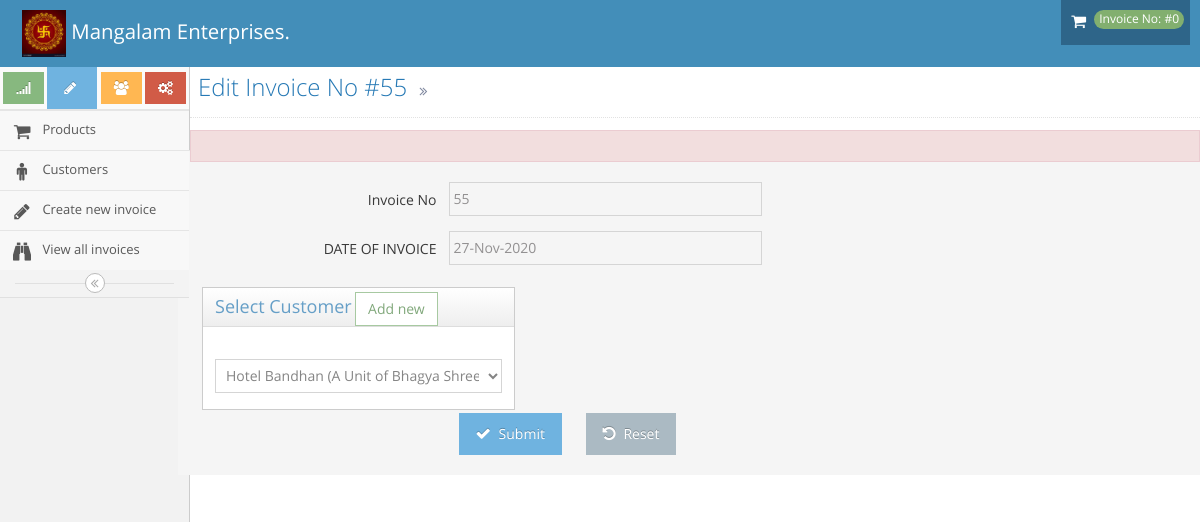
/invoice/change_party/81, run on the app's committed database.
### tables this page shows
CREATE TABLE `invoice` (
  `id` int(11) NOT NULL,
  `customer_id` int(11) NOT NULL,
  `created_at` datetime NOT NULL DEFAULT CURRENT_TIMESTAMP,
  `invoice_no` int(11) NOT NULL,
  `date` date DEFAULT NULL,
  `total` float DEFAULT NULL
);

CREATE TABLE `customer` (
  `id` int(11) NOT NULL,
  `name` varchar(200) NOT NULL,
  `email` varchar(100) NOT NULL,
  `contact` varchar(20) NOT NULL,
  `address` longtext NOT NULL,
  `pincode` varchar(10) NOT NULL,
  `city` varchar(100) NOT NULL,
  `state` varchar(100) NOT NULL,
  `gst_no` varchar(100) NOT NULL,
  `pan` varchar(19) DEFAULT NULL
);

### application/helpers/functions_helper.php (called while the page is built, shortened)
<?php
function _getAdminLoadView($template_name, $data = array()) {
          $CI = & get_instance();
          $CI->load->view('header', $data);
          $CI->load->view($template_name, $data);
}
?>

### application/controllers/invoice.php (called while the page is built, shortened)
<?php
class Invoice extends CI_Controller {
	public function change_party($inv_id){
		$inv_data = $this->General_Model->getDataByCond('invoice',array('id' => $inv_id ));
		$data['customer_data'] = $this->General_Model->getAllData('customer');
		$data['inv_data'] = $inv_data[0];
		_getAdminLoadView('change_party',$data);
	}
}

### index.php (called while the page is built, shortened)
<?php
require_once BASEPATH.'core/CodeIgniter.php';

### application/models/General_Model.php (called while the page is built, shortened)
<?php
class General_Model extends CI_Model {
  public function getAllData($table=null)
  {
    $query = $this->db->get($table);
    return $query->result_array();
  }
    public function getDataByCond($table,$condArr=array())
  {
    $query = $this->db->get_where($table,$condArr);
    return $query->result_array();
  }
}

### application/views/change_party.php (the view, shortened to what this page needs)
<div class="page-header">
							<h1>
								Edit Invoice No #<?php echo $inv_data['invoice_no']?>
								<small>
									<i class="ace-icon fa fa-angle-double-right"></i>
								</small>
							</h1>
						</div>
						<div class="row">
							<div class="col-xs-12">
								 <div class="alert alert-danger">
 								</div>
								<?php echo form_open_multipart('',array('class' => 'form-horizontal form-label-left')); ?>
									<div class="form-group">
										<label class="col-sm-3 control-label no-padding-right" for="form-field-1"> Invoice No </label>
										<div class="col-sm-9">
											<input type="number" readonly value="<?php echo $inv_data['invoice_no']?>" name="invoice_no" id="invoice_no" placeholder="" class="col-xs-10 col-sm-5" />
										</div>
									</div>
									<div class="form-group">
										<label class="col-sm-3 control-label no-padding-right" for="form-field-1"> DATE OF INVOICE </label>
										<div class="col-sm-9">
											<input class="date-picker col-xs-10 col-sm-5" id="id-date-picker-1" readonly="true" type="text" name="date" data-date-format="dd-mm-yyyy" value="<?php echo date('d-M-Y',strtotime($inv_data['date']))?>" />
										</div>
									</div>
									<div class="space-4"></div>
										<div class="col-xs-12 col-sm-4">
											<div class="widget-box">
												<div class="widget-header">
													<h4 class="widget-title">Select Customer</h4>
													<span style="text-align: right" class="">
															<button id="add_new_customer" type="button" class="btn btn-white btn-success">Add new</button>
													</span>
												</div>
												<div class="widget-body">
													<div class="widget-main">
														<div>
															<br />
															<select class="chosen-select form-control" id="form-field-select-3" data-placeholder="Choose a State..." name="customer">
																<?php  foreach ($customer_data as $key => $value) {
																 ?>
	<option value="<?php echo $value['id']?>" <?php if($value['id'] == $inv_data['customer_id']) { echo "selected"; }?> ><?php echo $value['name']?></option>
	<?php  } ?>
															</select>
														</div>
														<div>
															<div class="space-2"></div>
														</div>
													</div>
												</div>
											</div>
										</div>
										</div>
					<div class="clearfix form-actions">
										<div class="col-md-offset-3 col-md-9">
											<button class="btn btn-info" type="submit">
												<i class="ace-icon fa fa-check bigger-110"></i>
												Submit
											</button>
											<button class="btn" type="reset">
												<i class="ace-icon fa fa-undo bigger-110"></i>
												Reset
											</button>
										</div>
									</div>
												</div>
														</div>
													</div>
												</div>
									</div>

### data on the page
invoice: invoice_no "55", date "27-Nov-2020", customer "Hotel Bandhan (A Unit of Bhagya Shree Constructions Pvt Ltd"

### other printed values
$inv "#0"
